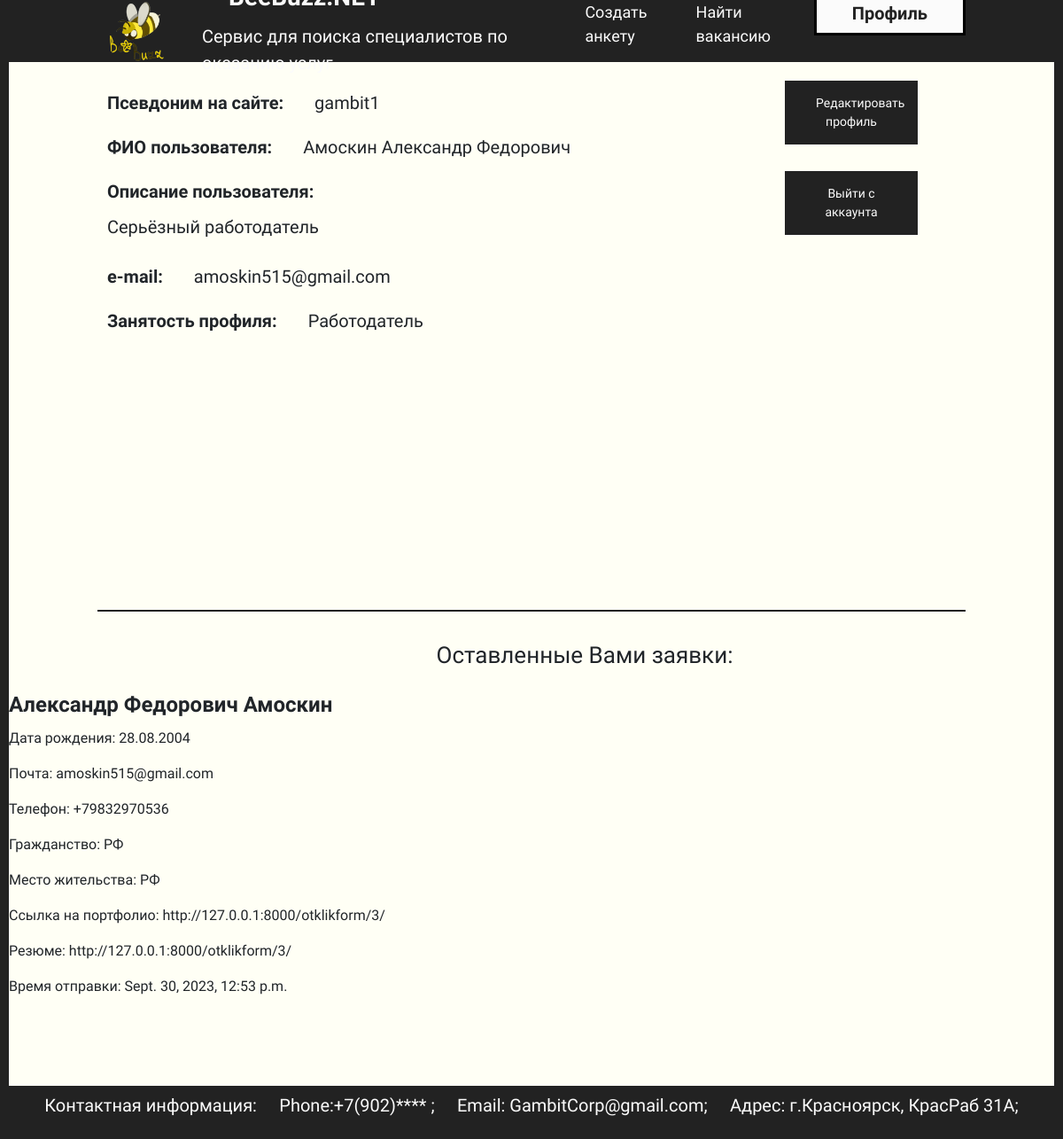
Screenshot of /profile/ (signed in) with the database file from the repository.
### main/models.py (models this page shows, shortened)
class Otklik(models.Model):
    FIO = models.CharField('ФИО',max_length=550)
    Anketa = models.ForeignKey('Anketa', on_delete=models.CASCADE, blank=True, verbose_name="Вакансия на которую откликнулись")
    BirthDate = models.CharField('Дата рождения', max_length=500)
    Email = models.EmailField('Почта', max_length=500)
    Phone = models.CharField('Телефон', max_length=100)
    Citizenship = models.CharField('Гражданство', max_length=300)
    Place = models.CharField('Место жительства', max_length=300)
    Portfolio = models.CharField('Ссылка на портфолио', max_length=500)
    Rezume = models.CharField('Резюме', max_length=500)
    DatePost = models.DateTimeField('Время отправки',auto_now_add=True)
    class Meta:
        verbose_name = "Отклики"
        verbose_name_plural = "Отклики"
        ordering = ['DatePost']

### main/views.py (the view)
# urls.py: path('profile/',ProfileView.as_view(), name = 'prof'),
class ProfileView(LoginRequiredMixin,TemplateView): # new
    template_name = 'main/profile.html'
    login_url = reverse_lazy('log')
    def get(self, request):
        otkl = Otklik.objects.all()
        context = {
            'otkl': otkl,
        }
        return render(request, 'main/profile.html', context)

### main/templatetags/auth_extras.py (called while the page is built)
@register.filter(name='has_group')
def has_group(user, group_name):
    group = Group.objects.get(name=group_name)
    return True if group in user.groups.all() else False

### main/templates/main/profile.html (shortened to what this page needs)
{% load static %}
{% load auth_extras %}
<!DOCTYPE html>
<html lang="ru">
<head>
    <link rel="stylesheet" href="libs/bootstrap-reboot.min.css">
    <link rel="stylesheet" href="libs/bootstrap-grid.min.css">
    <link rel="stylesheet" href="{% static 'main/css/profile_1.css' %}">
</head>
<body>
    <header>
        <div class="logo">
            <table>
                <tr>
                    <td>
                        <a href="{% url 'start' %}"><img src="{% static 'main/images/startsheet_2.png' %}" id="logotip" alt="" width="70" /></a>
                    </td>
                    <td>
                        <div class="namelogo"><label>BeeBuzz.NET</label></div>
                        <div class="namelogo2"><label>Сервис для поиска специалистов по оказанию услуг</label></div>
                    </td>
                </tr>
            </table>
        </div>
        <div class="text-sh">
            <ul>
                {% if request.user|has_group:"Работодатель" %}
                <li><a id = "anket" href="{% url 'anket' %}">Создать анкету</a></li>
                {% endif %}
                <li><a href="{% url 'main' %}">Найти вакансию</a></li>
                {% if request.user.is_authenticated %}
                <li><a id="login" href="{% url 'prof' %}">Профиль</a></li>
                {% else %}
                <li><a id="login" href="{% url 'log' %}">Войти</a></li>
                {% endif %}
            </ul>
        </div>
    </header>
    <table style="height: 600px; margin: 20px 100px 20px 100px; border-bottom: 2px solid #222222;">
        <tr>
            <td valign="top" style="width: 900px;">
                <div class="profile">
                    <p class="main-menu-info">
                        Псевдоним на сайте: <label class="dannye-bd">{{ request.user }}</label>
                    </p>
                    <p class="main-menu-info">
                        ФИО пользователя: <label class="dannye-bd">{{ request.user.first_name }}</label>
                    </p>
                    <p class="main-menu-info">
                        Описание пользователя: <p class="dannye-bd-desc">{{request.user.last_name}}</p>
                    </p>
                    <p class="main-menu-info">
                        e-mail: <label class="dannye-bd">{{request.user.email}}</label>
                    </p>
                    <p class="main-menu-info">
                        Занятость профиля: <label class="dannye-bd">{{ user.groups.all.0 }}</label>
                    </p>
                </div>
            </td>
            <td align="center" valign="top" style="width: 300px;">
                <div class="button">
                    <a href="#" style="text-decoration: none; color:#fbfbfb;">Редактировать профиль</a>
                </div>
                <div class="button">
                    <a href="{% url 'logout' %}" style="text-decoration: none; color:#fbfbfb;">Выйти с аккаунта</a>
                </div>
            </td>
        </tr>
    </table>
    <label align="center" style="margin-left: 120px; font-size: 26px; padding: 10px; display: block;">Оставленные Вами заявки:</label>
    {% for otklik in otkl %}
        <h2>{{ otklik.FIO }}</h2>
        <p>Дата рождения: {{ otklik.BirthDate }}</p>
        <p>Почта: {{ otklik.Email }}</p>
        <p>Телефон: {{ otklik.Phone }}</p>
        <p>Гражданство: {{ otklik.Citizenship }}</p>
        <p>Место жительства: {{ otklik.Place }}</p>
        <p>Ссылка на портфолио: {{ otklik.Portfolio }}</p>
        <p>Резюме: {{ otklik.Rezume }}</p>
        <p>Время отправки: {{ otklik.DatePost }}</p>
    {% endfor %}
    <div class="podval" style="margin-top: 100px;">
        <p> Контактная информация: &emsp;Phone:+7(902)**** ; &emsp;Email: GambitCorp@gmail.com; &emsp;Адрес: г.Красноярск, КрасРаб 31А; </p>
    </div>
</body>
</html>

### main/static/main/css/profile_1.css (style rules this page uses)
body { margin: 0; background-color: rgb(255, 255, 245); font-family: 'Sofia Sans Condensed', sans-serif; border-left: 10px solid #222222; border-right: 10px solid #222222; }
.main-menu-info { font-size: 20px; padding: 10px ; font-weight: bold; margin: 0; }
.dannye-bd { font-weight: normal; margin: 0; text-indent: 30px; }
.dannye-bd-desc { font-size: 20px; padding: 0; font-weight: normal; margin: 0 10px 0 10px; }
.button { width: 150px; font-size: 14px; margin: auto; left: 50%; top: 50%; padding: 15px 35px; border: none; background: #222222; color:#fbfbfb; margin-bottom: 30px; }
.podval { background-color: #222222; margin: 0 auto; font-size: 20px; color: #fbfbfb; text-align: center; max-width: 100%; padding: 7px; width: auto; }
#logotip { margin-left: 100px; }
.namelogo { font-size: 28px; margin-left: 65px; font-weight: bold; color: #fbfbfb; }
.namelogo2 { font-size: 20px; margin-left: 35px; color: #fbfbfb; }
header { display: flex; justify-content: space-between; align-items: center; background-color: #222222; padding: 10px; width: auto; height: 70px; }
.text-sh ul { list-style: none; margin-right: 70px; padding: 0; display: flex; }
.text-sh li { margin-right: 20px; }
.text-sh a { font-size: 18px; color: #fbfbfb; text-decoration: none; }
#login { font-size: 20px; color: #222222; font-weight: bold; padding: 10px 40px 10px 40px; background-color: #fbfbfb; border: 3px solid black; }

### rows the page displays
Otklik: FIO "Александр Федорович Амоскин", BirthDate "28.08.2004", Email "amoskin515@gmail.com", Phone "+79832970536", Citizenship "РФ", Place "РФ", Portfolio "http://127.0.0.1:8000/otklikform/3/", Rezume "http://127.0.0.1:8000/otklikform/3/", DatePost "Sept. 30, 2023, 12:53 p.m."

### other values shown
{{ request.user }} "gambit1"
{{ request.user.first_name }} "Амоскин Александр Федорович"
{{ request.user.last_name }} "Серьёзный работодатель"
{{ request.user.email }} "amoskin515@gmail.com"
{{ user.groups.all.0 }} "Работодатель"
